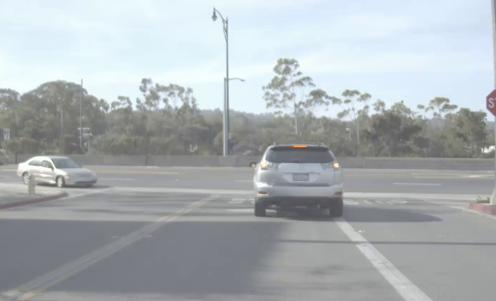
#> input picture img_RGB/vis-ir/RoadScene/1.jpg, 496 x 301 px; its folder holds only this picture in this run
$ python color.py
#> lines starting #> are read from the running program, lines starting #| are printed output that depends on the picture
import os
import cv2
import numpy as np

#example
rgb_folder = './img_RGB/vis-ir/RoadScene/'
intensity_folder = './results/vis-ir/RoadScene/'
output_folder = './fused1/vis-ir/RoadScene/'


os.makedirs(output_folder, exist_ok=True)


rgb_images = sorted(os.listdir(rgb_folder))
intensity_images = sorted(os.listdir(intensity_folder))


for rgb_image, intensity_image in zip(rgb_images, intensity_images):
    rgb_path = os.path.join(rgb_folder, rgb_image)
    img_rgb = cv2.imread(rgb_path)
#> img_rgb is the input picture: shape (301, 496, 3); mean B, G, R 180.9, 177.3, 171.2
    if img_rgb is None:
        print(f"Can't read the image: {rgb_image}")
        continue

    # RGB to YCrCb
    img_ycrcb = cv2.cvtColor(img_rgb, cv2.COLOR_BGR2YCrCb)
#> img_ycrcb: shape (301, 496, 3); mean of channels 0, 1, 2 175.9, 124.6, 130.8
    Y, Cr, Cb = cv2.split(img_ycrcb)
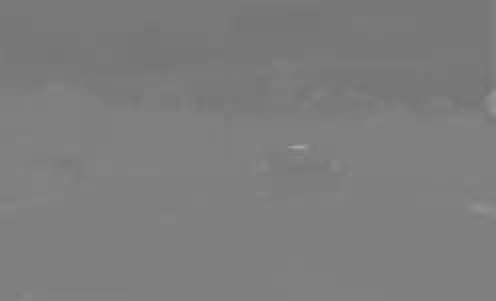
#> Cr: shape (301, 496); min 114, max 166, mean 124.6


    intensity_path = os.path.join(intensity_folder, intensity_image)
    img_y = cv2.imread(intensity_path, cv2.IMREAD_GRAYSCALE)
#> img_y: shape (301, 496); min 69, max 255, mean 175.9
    if img_y is None or img_y.shape != Y.shape:
        print(f"Intensity image error or size mismatch: {intensity_image}")
        continue

    merged_ycrcb = cv2.merge([img_y, Cr, Cb])
#> merged_ycrcb: shape (301, 496, 3); mean of channels 0, 1, 2 175.9, 124.6, 130.8

    # YCrCb to RGB
    img_fusion_rgb = cv2.cvtColor(merged_ycrcb, cv2.COLOR_YCrCb2BGR)


    output_path = os.path.join(output_folder, rgb_image)
    cv2.imwrite(output_path, img_fusion_rgb)
    print(f"Images are saved: {output_path}")

print("Image fusion complete！")

$ run again, on img_RGB/vis-ir/RoadScene/4.jpg
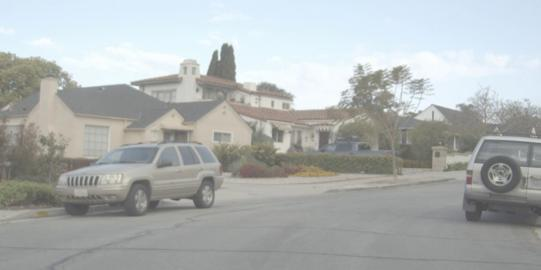
#> input picture img_RGB/vis-ir/RoadScene/4.jpg, 541 x 270 px
#> img_rgb is the input picture: shape (270, 541, 3); mean B, G, R 177.5, 177.9, 173.5
#> img_ycrcb: shape (270, 541, 3); mean of channels 0, 1, 2 176.5, 125.8, 128.6
#> `Y, Cr, Cb = cv2.split(img_ycrcb)`:
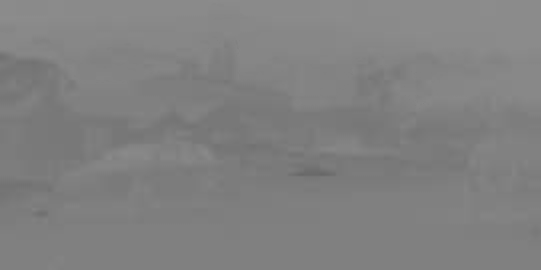
#> Cb: shape (270, 541); min 103, max 140, mean 128.6
#> merged_ycrcb: shape (270, 541, 3); mean of channels 0, 1, 2 176.5, 125.8, 128.6

$ run again, on img_RGB/vis-ir/RoadScene/6.jpg
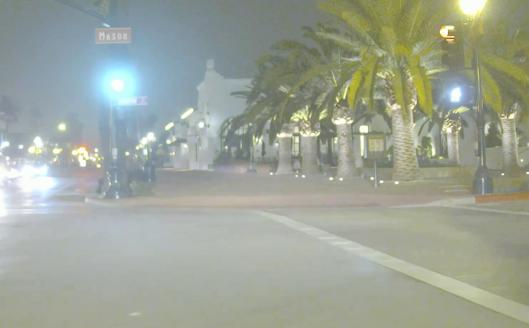
#> input picture img_RGB/vis-ir/RoadScene/6.jpg, 529 x 328 px
#> img_rgb is the input picture: shape (328, 529, 3); mean B, G, R 151.7, 163.9, 157
#> img_ycrcb: shape (328, 529, 3); mean of channels 0, 1, 2 160.5, 125.5, 123
#> `Y, Cr, Cb = cv2.split(img_ycrcb)`:
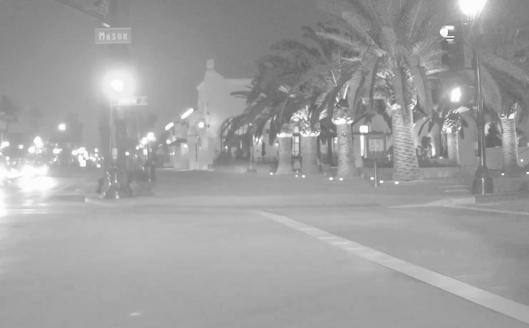
#> Y: shape (328, 529); min 95, max 255, mean 160.5
#> `Y, Cr, Cb = cv2.split(img_ycrcb)`:
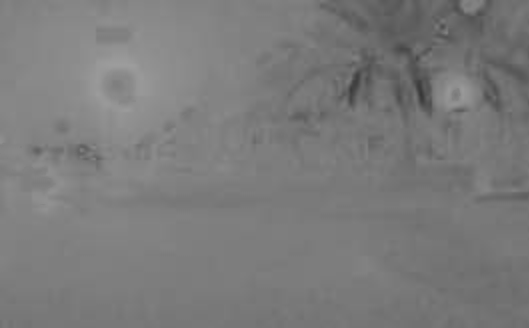
#> Cb: shape (328, 529); min 55, max 157, mean 123
#> merged_ycrcb: shape (328, 529, 3); mean of channels 0, 1, 2 160.5, 125.5, 123
